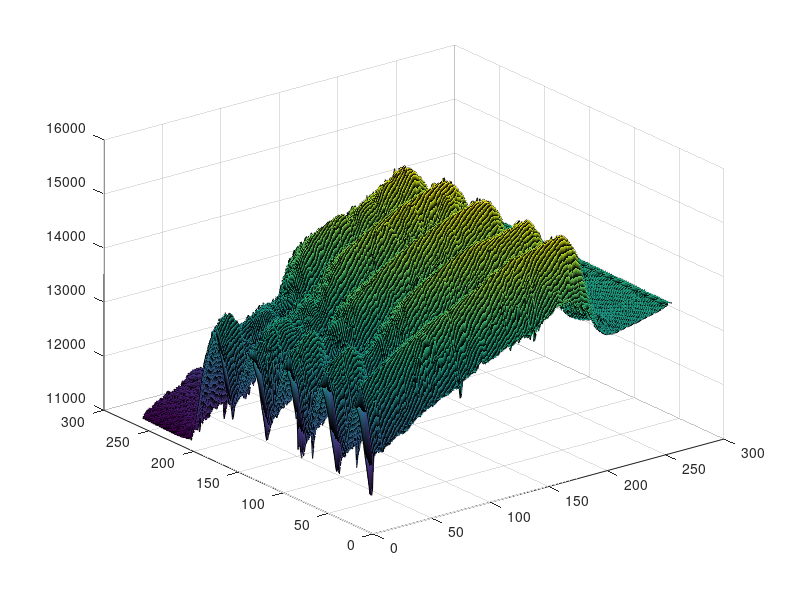

Source code (MATLAB): (Note: this script raises an error after producing the figure.)
clear
% load('..\bin\input.mat')
% load('input.mat')
% imHL=double(imHL);
% imHL=load('AFM_HL.txt');
% imHL=imHL(:,1:120);

% load input_20150504022957.mat
load input_20150504025252.mat
load input_20150504032003.mat
% load input_20150504050449.mat
load input_20150504063740.mat
% point_now_x=60;
% point_now_y=10;
imHL=imHL+imEL.*0.2;
surf(imHL)
tic
AFM_dip_show_image(imHL,imHR,imEL,imER,point_now_x,point_now_y,' ');
toc
in_str='out_data=load(''AFM_parameter.txt\'');'
[out_str,out_data]=StringEval(in_str,25)



%        try
%           fid = fopen(file);
%           fread(fid);
%        catch ME
% %           fclose(fid);
%           x=ME.message;
% %           rethrow(ME)
%        end

% 0: 341 231
% x150: 340 455
% Y: 116 222
% xy150 113 449
sqrt(1117^2+22^2)/130
p= 8.275678746215467%pixel/um
x=(455-231)/p
y=sqrt((341-116)^2+(231-222)^2)/p

xy=sqrt((341-113)^2+(231-449)^2)/p
38.117584814855825
y*sqrt(2)
38.480530479606308


z=[467 200
    290 200]
z=(467-290)/p

27.067266247186911
27.209844045785250
21.387973775678940